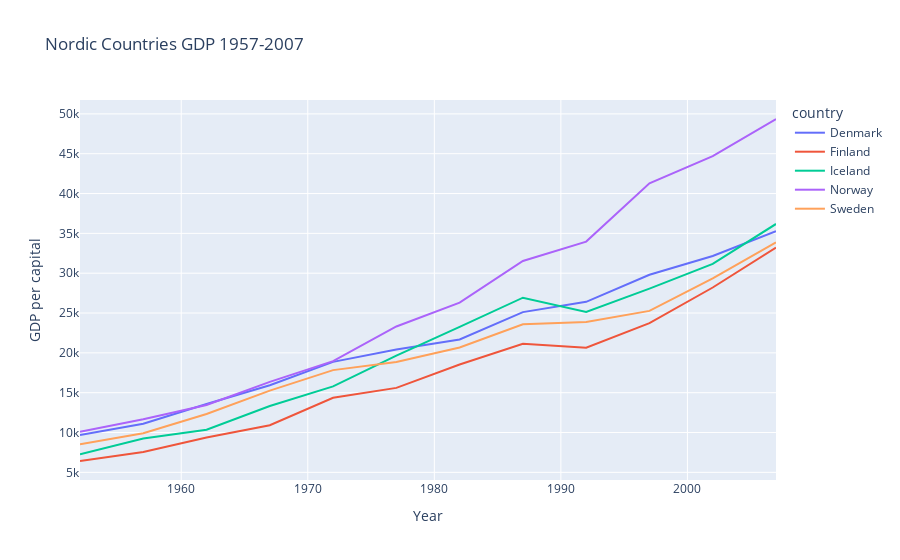

Source (notebook cell):
### Markdown cell above
#some

### Code cell
#some hover functionality

fig = px.line(nordic, x="year", y="gdpPercap", color="country", title="Nordic Countries GDP 1957-2007", labels=dict(gdpPercap="GDP per capital", year="Year"))

fig.update_layout(hovermode="x")
fig.update_xaxes(showspikes=True, spikedash="solid", spikecolor="green", spikemode="across", spikesnap="cursor")
fig.show()

### Figure 1 — Plotly figure (JSON) as saved in the notebook; plotly's stock layout.template omitted (floating-point values rounded to 4 significant figures)
{"data": [{"hovertemplate": "country=Denmark<br>Year=%{x}<br>GDP per capital=%{y}<extra></extra>", "legendgroup": "Denmark", "line": {"color": "#636efa", "dash": "solid"}, "marker": {"symbol": "circle"}, "mode": "lines", "name": "Denmark", "orientation": "v", "showlegend": true, "type": "scatter", "x": [1952, 1957, 1962, 1967, 1972, 1977, 1982, 1987, 1992, 1997, 2002, 2007], "xaxis": "x", "y": [9692.0, 11100.0, 13580.0, 15940.0, 18870.0, 20420.0, 21690.0, 25120.0, 26410.0, 29800.0, 32170.0, 35280.0], "yaxis": "y"}, {"hovertemplate": "country=Finland<br>Year=%{x}<br>GDP per capital=%{y}<extra></extra>", "legendgroup": "Finland", "line": {"color": "#EF553B", "dash": "solid"}, "marker": {"symbol": "circle"}, "mode": "lines", "name": "Finland", "orientation": "v", "showlegend": true, "type": "scatter", "x": [1952, 1957, 1962, 1967, 1972, 1977, 1982, 1987, 1992, 1997, 2002, 2007], "xaxis": "x", "y": [6425.0, 7545.0, 9372.0, 10920.0, 14360.0, 15610.0, 18530.0, 21140.0, 20650.0, 23720.0, 28200.0, 33210.0], "yaxis": "y"}, {"hovertemplate": "country=Iceland<br>Year=%{x}<br>GDP per capital=%{y}<extra></extra>", "legendgroup": "Iceland", "line": {"color": "#00cc96", "dash": "solid"}, "marker": {"symbol": "circle"}, "mode": "lines", "name": "Iceland", "orientation": "v", "showlegend": true, "type": "scatter", "x": [1952, 1957, 1962, 1967, 1972, 1977, 1982, 1987, 1992, 1997, 2002, 2007], "xaxis": "x", "y": [7268.0, 9244.0, 10350.0, 13320.0, 15800.0, 19650.0, 23270.0, 26920.0, 25140.0, 28060.0, 31160.0, 36180.0], "yaxis": "y"}, {"hovertemplate": "country=Norway<br>Year=%{x}<br>GDP per capital=%{y}<extra></extra>", "legendgroup": "Norway", "line": {"color": "#ab63fa", "dash": "solid"}, "marker": {"symbol": "circle"}, "mode": "lines", "name": "Norway", "orientation": "v", "showlegend": true, "type": "scatter", "x": [1952, 1957, 1962, 1967, 1972, 1977, 1982, 1987, 1992, 1997, 2002, 2007], "xaxis": "x", "y": [10100.0, 11650.0, 13450.0, 16360.0, 18970.0, 23310.0, 26300.0, 31540.0, 33970.0, 41280.0, 44680.0, 49360.0], "yaxis": "y"}, {"hovertemplate": "country=Sweden<br>Year=%{x}<br>GDP per capital=%{y}<extra></extra>", "legendgroup": "Sweden", "line": {"color": "#FFA15A", "dash": "solid"}, "marker": {"symbol": "circle"}, "mode": "lines", "name": "Sweden", "orientation": "v", "showlegend": true, "type": "scatter", "x": [1952, 1957, 1962, 1967, 1972, 1977, 1982, 1987, 1992, 1997, 2002, 2007], "xaxis": "x", "y": [8528.0, 9912.0, 12330.0, 15260.0, 17830.0, 18860.0, 20670.0, 23590.0, 23880.0, 25270.0, 29340.0, 33860.0], "yaxis": "y"}], "layout": {"hovermode": "x", "legend": {"title": {"text": "country"}, "tracegroupgap": 0}, "title": {"text": "Nordic Countries GDP 1957-2007"}, "xaxis": {"anchor": "y", "domain": [0, 1], "showspikes": true, "spikecolor": "green", "spikedash": "solid", "title": {"text": "Year"}}, "yaxis": {"anchor": "x", "domain": [0, 1], "title": {"text": "GDP per capital"}}}}
